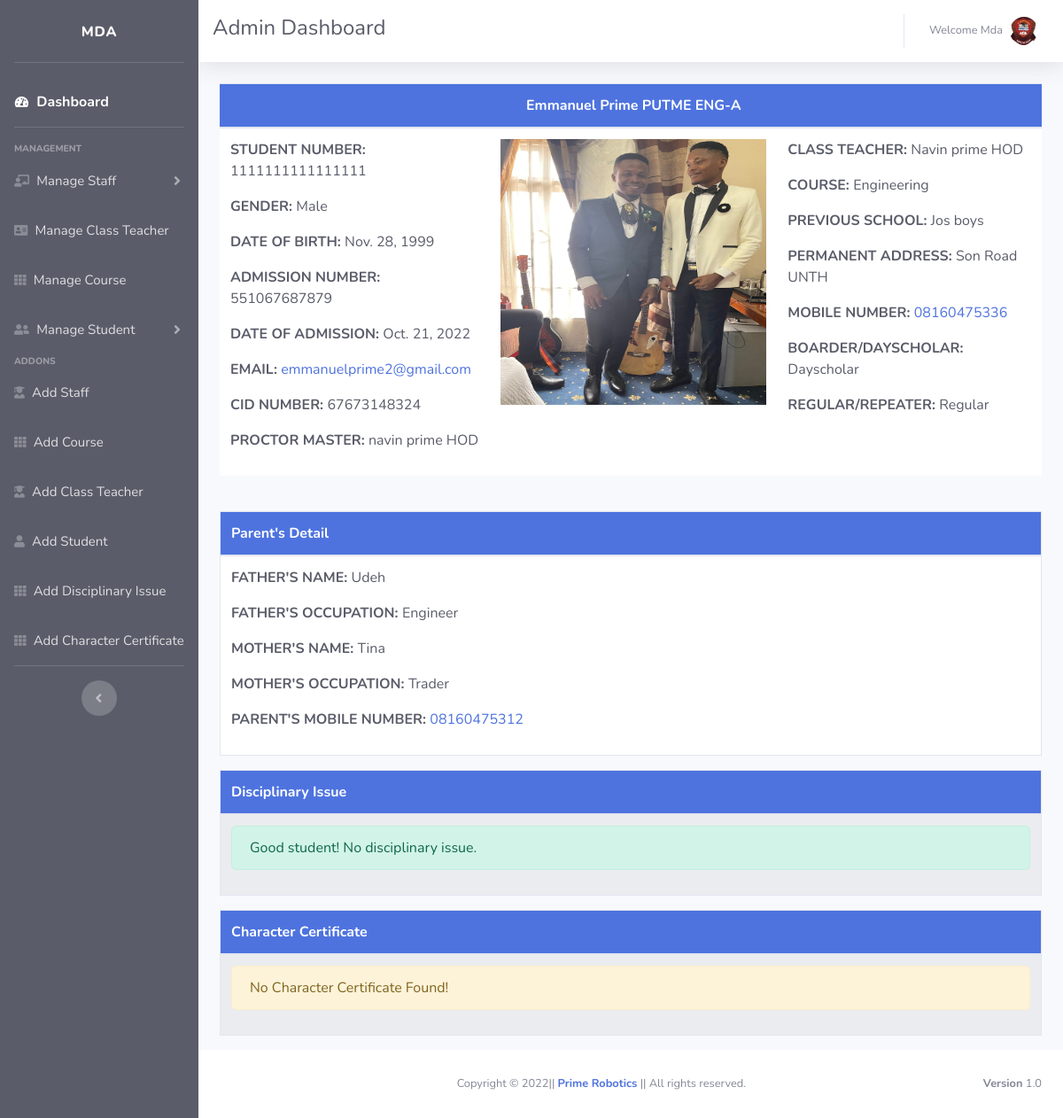
Page /eight/1111111111111111/ (signed in) on the committed database.
### school_management_system_app/models.py (models this page shows, shortened)
class StudentDetail(models.Model):
    student_code = models.CharField(max_length=50, primary_key=True)
    name = models.CharField(max_length=50)
    GENDER_MALE = 'Male'
    GENDER_FEMALE = 'Female'
    GENDER_CHOICES = [(GENDER_MALE, 'Male'), (GENDER_FEMALE, 'Female')]
    gender = models.CharField(choices=GENDER_CHOICES, max_length=30)
    seven = 'JAMB'
    eight = 'PUTME'
    nine = 'S.O.N'
    ten = 'ARTS'
    eleven = 'COM'
    twelve = 'WAEC'
    class_choices = [(seven, 'JAMB'), (eight, 'PUTME'), (nine, 'S.O.N'),
                     (ten, 'ARTS'), (eleven, 'COM'), (twelve, 'WAEC')]
    standard = models.CharField(choices=class_choices, max_length=30)
    A = 'MED-A'
    B = 'MED-B'
    C = 'MED-C'
    D = 'ENG-A'
    E = 'ART-A'
    section_choices = [(A, 'MED-A'), (B, 'MED-B'), (C, 'MED-C'), (D, 'ENG-A'), (E, 'ART-A')]
    section = models.CharField(choices=section_choices, max_length=30)
    course = models.ForeignKey(Course, null=True, on_delete=models.SET_NULL)
    date_of_birth = models.DateField(
        auto_now=False, auto_now_add=False, blank=True)
    admission_no = models.BigIntegerField(blank=True)
    date_of_admission = models.DateField(
        blank=True, auto_now=False, auto_now_add=False)
    email = models.EmailField(blank=True, unique=True)
    CID = models.CharField(max_length=11, unique=True, blank=True)
    class_teacher = models.ForeignKey(
        ClassTeacher, null=True, on_delete=models.SET_NULL)
    previous_school = models.CharField(max_length=50, blank=True)
    mobile_number = models.CharField(max_length=11, blank=True)
    permanent_address = models.TextField(blank=True)
    proctor_master = models.ForeignKey(
        StaffDetail, null=True, on_delete=models.SET_NULL)
    Boarder = 'Boarder'
    Dayscholar = 'Dayscholar'
    BoarderOrDayscholar = [(Boarder, 'Boarder'), (Dayscholar, 'Dayscholar')]
    BoarderOrDayscholar = models.CharField(
        choices=BoarderOrDayscholar, blank=True, max_length=30)
    Regular = 'Regular'
    Repeater = 'Repeater'
    RegularOrRepeater = [(Regular, 'Regular'), (Repeater, 'Repeater')]
    RegularOrRepeater = models.CharField(
        choices=RegularOrRepeater, blank=True, max_length=30)
    profile_pic = models.ImageField(
        upload_to="images/students", default='/static/images/user.jpg', null=True, blank=True)
    father_name = models.CharField(max_length=50, blank=True)
    mother_name = models.CharField(max_length=50, blank=True)
    fathers_occupation = models.CharField(max_length=50, blank=True)
    mothers_occupation = models.CharField(max_length=50, blank=True)
    parents_mobile_number = models.CharField(max_length=11, blank=True)

class StaffDetail(models.Model):
    Employee_ID = models.BigIntegerField(primary_key=True)
    name = models.CharField(max_length=50)
    GENDER_MALE = 'Male'
    GENDER_FEMALE = 'Female'
    GENDER_CHOICES = [(GENDER_MALE, 'Male'), (GENDER_FEMALE, 'Female')]
    gender = models.CharField(choices=GENDER_CHOICES,
                              max_length=30, blank=True)
    date_of_birth = models.DateField(
        auto_now=False, auto_now_add=False, blank=True)
    CID = models.CharField(max_length=11, unique=True, blank=True)
    Administration = 'Administration'
    TeachingStaff = 'Teaching Staff'
    NonTeachingStaff = 'Non Teaching Staff'
    SupportingStaff = 'Supporting Staff'
    Category_choices = [(Administration, 'Administration'),
                        (TeachingStaff, 'Teaching Staff'),
                        (NonTeachingStaff, 'Non Teaching Staff'),
                        (SupportingStaff, 'Supporting Staff'), ]
    category = models.CharField(
        choices=Category_choices, max_length=30, blank=True)
    position_title = models.CharField(max_length=50, blank=True)
    position_level = models.CharField(max_length=50, blank=True)
    grade = models.CharField(max_length=5, blank=True)
    appointment_date = models.DateField(
        auto_now=False, auto_now_add=False, blank=True)
    joining_date_of_present_school = models.DateField(
        auto_now=False, auto_now_add=False, blank=True)
    transfered_from = models.CharField(max_length=50, blank=True)
    Regular = 'Regular'
    Contract = 'Contract'
    Employment_choices = [(Regular, 'Regular'), (Contract, 'Contract')]
    Employment_type = models.CharField(
        choices=Employment_choices, max_length=30, blank=True)
    nationality = models.CharField(max_length=50, blank=True)
    subject = models.CharField(max_length=50, blank=True)
    qualification = models.TextField(blank=True)
    contact_number = models.CharField(
        max_length=15, blank=True)
    email = models.EmailField(blank=True, unique=True)
    permanent_address = models.TextField(blank=True)
    profile_pic = models.ImageField(
        upload_to="images/staff", default='/static/images/user.jpg', null=True, blank=True)
    def __str__(self):
        return '%s %s' % (self.name, self.position_title)

class ClassTeacher(models.Model):
    name = models.ForeignKey(StaffDetail, on_delete=models.CASCADE)
    seven = 'JAMB'
    eight = 'PUTME'
    nine = 'S.O.N'
    ten = 'ARTS'
    eleven = 'COM'
    twelve = 'WAEC'
    class_choices = [(seven, 'JAMB'), (eight, 'PUTME'), (nine, 'S.O.N'),
                     (ten, 'ARTS'), (eleven, 'COM'), (twelve, 'WAEC')]
    standard = models.CharField(choices=class_choices, max_length=30)
    course = models.ForeignKey(Course, on_delete=models.CASCADE)
    A = 'MED-A'
    B = 'MED-B'
    C = 'MED-C'
    D = 'ENG-A'
    E = 'ART-A'
    section_choices = [(A, 'MED-A'), (B, 'MED-B'), (C, 'MED-C'), (D, 'ENG-A'), (E, 'ART-A')]
    section = models.CharField(choices=section_choices, max_length=30)
    def __str__(self):
        return '%s' % (self.name)

class Course(models.Model):
    course = models.CharField(max_length=100)
    def __str__(self):
        return self.course

### school_management_system_app/adm_views.py (the view)
# urls.py: path('eight/<str:std_code>/', adm_views.std_detail_eight,
@login_required
def std_detail_eight(request, std_code):
    std = get_object_or_404(StudentDetail, pk=std_code)
    disissue = DisciplinaryIssue.objects.filter(Student=std)
    character_certificate = CharacterCertificate.objects.filter(Student=std)
    return render(request, 'administrator/std_detail.html', {
        'std': std,
        'disissue': disissue,
        'character_certificate': character_certificate,
    })

### school_management_system_app/templates/administrator/std_detail.html (shortened to what this page needs)
{% extends 'administrator/adm_base.html' %}
    {% block content %}
<div class="container-fluid bg-light text-dark">
    <div class="table-responsive">
        <table class="table table-striped">
            <thead class="bg-primary text-white text-center">
                <tr>
                <th scope="col"></th>
                <th scope="col">{{std.name |capfirst}} {{std.standard}} {{std.section}} {{std.Stream}}</th>
                <th scope="col"></th>
                </tr>
            </thead>
            <tbody class="text-dark ">
                <tr class="bg-white">
                <td>
                <p><strong>STUDENT NUMBER: </strong>{{std.student_code}} </p>
                <p><strong>GENDER: </strong>{{std.gender |capfirst}}</p>
                <p><strong>DATE OF BIRTH: </strong>{{std.date_of_birth}}</p>
                <p><strong>ADMISSION NUMBER: </strong>{{std.admission_no}}</p>
                <p><strong>DATE OF ADMISSION: </strong>{{std.date_of_admission}}</p>
                <p><strong>EMAIL: <a href="mailto:{{std.email}}"></strong>{{std.email}}</a></p>
                <p><strong>CID NUMBER: </strong>{{std.CID}}</p>
                <p><strong>PROCTOR MASTER: </strong>{{std.proctor_master}}</p>
                </td>
                <td><center><a href="{{std.profile_pic.url}}"><img src="{{std.profile_pic.url}}" width="300" height="300"></a></center></td>
                <td>
                <p><strong>CLASS TEACHER: </strong>{{std.class_teacher |capfirst}}</p>
                <p><strong>COURSE: </strong>{{std.course |capfirst}}</p>
                <p><strong>PREVIOUS SCHOOL: </strong>{{std.previous_school |capfirst}}</p>
                <p><strong>PERMANENT ADDRESS: </strong>{{std.permanent_address |capfirst}}</p>
                <p>
                    <strong>MOBILE NUMBER: </strong><a href="tel:{{std.mobile_number}}">{{std.mobile_number}}</a></p>
                <p><strong>BOARDER/DAYSCHOLAR: </strong>{{std.BoarderOrDayscholar |capfirst}}</p>
                <p><strong>REGULAR/REPEATER: </strong>{{std.RegularOrRepeater |capfirst}}</p>
                </td>
            </tr>
            </tbody>
        </table>
    </div>
    <br>
        <table class="table table-striped table-bordered">
            <thead class="bg-primary text-white">
            <tr>
                <th scope="col">Parent's Detail</th>
            </tr>
            </thead>
            <tbody class="text-dark">
                <tr class="bg-white">
                    <td>
                        <p><strong>FATHER'S NAME: </strong>{{std.father_name |capfirst}}</p>
                        <p><strong>FATHER'S OCCUPATION: </strong>{{std.fathers_occupation |capfirst}}</p>
                        <p><strong>MOTHER'S NAME: </strong>{{std.mother_name |capfirst}}</p>
                        <p><strong>MOTHER'S OCCUPATION: </strong>{{std.mothers_occupation |capfirst}}</p>
                        <p><strong>PARENT'S MOBILE NUMBER: </strong><a href="tel:{{std.parents_mobile_number}}">{{std.parents_mobile_number}}</a></p>
                    </td>
                </tr>
            </tbody>
        </table>
        <table class="table table-striped table-bordered">
            <thead class="bg-primary text-white">
                <tr>
                <th scope="col">Disciplinary Issue</th>
                </tr>
            </thead>
            <tbody class="text-dark">
                {% if not disissue %}
                    <tr>
                        <td>
                            <div class="alert alert-success" role="alert">
                                Good student! No disciplinary issue.
                            </div>
                        </td>
                    </tr>
                {% endif %}
            </tbody>
        </table>
        <table class="table table-striped table-bordered">
            <thead class="bg-primary text-white">
                <tr>
                <th scope="col">Character Certificate</th>
                </tr>
            </thead>
            <tbody class="text-dark">
                {% if not character_certificate %}
                    <tr>
                        <td>
                            <div class="alert alert-warning" role="alert">
                                No Character Certificate Found!
                            </div>
                        </td>
                    </tr>
                {% endif %}
            </tbody>
        </table>
</div>
{% endblock %}

### school_management_system_app/templates/administrator/adm_base.html (shortened to what this page needs)
{% load static %}
<!DOCTYPE html>
<html lang="en">
<head>
    <link href="{% static 'vendor/fontawesome-free/css/all.min.css' %}" rel="stylesheet" type="text/css">
    <link href="{% static 'css/sb-admin-2.min.css' %}" rel="stylesheet">
</head>
<body id="page-top">
    <div id="wrapper">
        <ul class="navbar-nav bg-dark sidebar sidebar-dark accordion" id="accordionSidebar">
            <a class="sidebar-brand align-items-center justify-content-center">
                <span>MDA</span>
            </a>
            <hr class="sidebar-divider">
            <li class="nav-item active">
                <a class="nav-link" href="{% url 'adm_home' %}">
                    <i class="fas fa-fw fa-tachometer-alt"></i>
                    <span style="font-size: 16px">Dashboard</span></a>
            </li>
            <hr class="sidebar-divider">
            <div class="sidebar-heading">
                Management
            </div>
            <li class="nav-item">
                <a class="nav-link collapsed" href="#" data-toggle="collapse" data-target="#collapseTwo"
                    aria-expanded="true" aria-controls="collapseTwo">
                    <i class="fas fa-chalkboard-teacher"></i>
                    <span style="font-size: 15px">Manage Staff</span>
                </a>
            </li>
            <li class="nav-item">
                <a class="nav-link" href="{% url 'class_teacher' %}">
                    <i class="nav-icon fas fa-address-card"></i>
                    <span style="font-size: 15px">Manage Class Teacher</span></a>
            </li>
            <li class="nav-item">
                <a class="nav-link" href="{% url 'all_course' %}">
                    <i class="nav-icon fas fa-th"></i>
                    <span style="font-size: 15px">Manage Course</span></a>
            </li>
            <li class="nav-item">
                <a class="nav-link collapsed" href="#" data-toggle="collapse" data-target="#collapseUtilities"
                    aria-expanded="true" aria-controls="collapseUtilities">
                    <i class="nav-icon fas fa-user-friends"></i>
                    <span style="font-size: 15px">Manage Student</span>
                </a>
            </li>
            <div class="sidebar-heading">
                Addons
            </div>
            <li class="nav-item">
                <a class="nav-link" href="{% url 'add_staff' %}">
                    <i class="nav-icon fas fa-user-graduate"></i>
                    <span style="font-size: 15px">Add Staff</span></a>
            </li>
            <li class="nav-item">
                <a class="nav-link" href="{% url 'add_course' %}">
                    <i class="nav-icon fas fa-th"></i>
                    <span style="font-size: 15px">Add Course</span></a>
            </li>
            <li class="nav-item">
                <a class="nav-link" href="{% url 'add_class_teacher' %}">
                    <i class="nav-icon fas fa-user-graduate"></i>
                    <span style="font-size: 15px">Add Class Teacher</span></a>
            </li>
            <li class="nav-item">
                <a class="nav-link" href="{% url 'add_std' %}">
                    <i class="nav-icon fas fa-user"></i>
                    <span style="font-size: 15px">Add Student</span></a>
            </li>
            <li class="nav-item">
                <a class="nav-link" href="{% url 'disciplinaryissue' %}">
                    <i class="nav-icon fas fa-th"></i>
                    <span style="font-size: 15px">Add Disciplinary Issue</span></a>
            </li>
            <li class="nav-item">
                <a class="nav-link" href="{% url 'charactercertificate' %}">
                    <i class="nav-icon fas fa-th"></i>
                    <span style="font-size: 15px">Add Character Certificate</span></a>
            </li>
            <hr class="sidebar-divider d-none d-md-block">
            <div class="text-center d-none d-md-inline">
                <button class="rounded-circle border-0" id="sidebarToggle"></button>
            </div>
        </ul>
        <div id="content-wrapper" class="d-flex flex-column">
            <div id="content">
                <nav class="navbar navbar-expand topbar mb-4 static-top bg-white text-dark shadow">
                    <h4>Admin Dashboard</h4>
                    <ul class="navbar-nav ml-auto">
                        <li class="nav-item dropdown no-arrow">
                            <a class="nav-link dropdown-toggle" href="#" id="userDropdown" role="button"
                                data-toggle="dropdown" aria-haspopup="true" aria-expanded="false">
                                <span class="mr-2 d-lg-inline text-gray-600 small">Welcome {{user.username |capfirst}}</span>
                                <img class="img-profile rounded-circle"
                                    src="{% static 'images/mda.jpg' %}">
                            </a>
                        </li>
                    </ul>
                </nav>
                {% block content %}
        		{% endblock %}
            </div>
            <footer class="sticky-footer bg-white">
                <div class="container my-auto">
                    <div class="copyright text-center my-auto">
                        <span>Copyright &copy; {% now "Y" %}|| <strong><a href="https://web.facebook.com/emmanuel.prime.5">Prime Robotics</a></strong> || All rights reserved.</span>
                    	<div class="float-right d-none d-sm-inline-block">
                    		<b>Version</b> 1.0
                		</div>
                    </div>
                </div>
            </footer>
        </div>
    </div>
</body>
</html>

### rows in the picture
StudentDetail: name "Emmanuel Prime", standard "PUTME", section "ENG-A", student_code "1111111111111111", gender "Male", date_of_birth "Nov. 28, 1999", admission_no "551067687879", date_of_admission "Oct. 21, 2022", CID "67673148324", proctor_master "navin prime HOD", profile_pic (picture), class_teacher "Navin prime HOD", course "Engineering", previous_school "Jos boys", permanent_address "Son Road UNTH", mobile_number "08160475336", BoarderOrDayscholar "Dayscholar", RegularOrRepeater "Regular", father_name "Udeh", fathers_occupation "Engineer", mother_name "Tina", mothers_occupation "Trader", parents_mobile_number "08160475312"

### other values in the picture
{{ user.username |capfirst }} "Mda"
